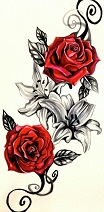
#> input picture epaper/roses.jpg, 104 x 212 px
$ python convert_image.py
#> lines starting #> are read from the running program, lines starting #| are printed output that depends on the picture; after the words box and inside, x2 and y2 are one past the last pixel; in counts of white or black regions, pixels touching at a corner belong together
from PIL import Image
import numpy as np
import matplotlib.pyplot as plt

#load
#img_name = input("enter image name:")
#img = np.array( Image.open(img_name) )
img = np.array( Image.open("roses.jpg") )
#> img is the input picture: shape (212, 104, 3); mean R, G, B 200.2, 179.5, 168.7

if img.shape != (212,104,3):
	raise "wrong size: image must be of shape (212,104,3)"

bw = 1/3 * ( img[:,:,0] + img[:,:,1] + img[:,:,2] )
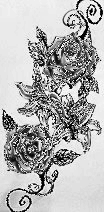
#> bw: shape (212, 104) float64; min 0, max 85, mean 59.4; drawn with min black and max white

#threshold
black = 1/2 * ( img[:,:,1] + img[:,:,2] )
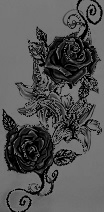
#> black: shape (212, 104) float64; min 0, max 127.5, mean 85.1
red = img[:,:,0] - 3*black
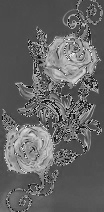
#> red: shape (212, 104) float64; min -258.5, max 253.5, mean -55; drawn with min black and max white
black = ~(black < 50)
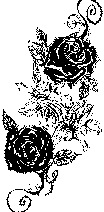
#> black: shape (212, 104) bool; 74.1% white; 141 black regions (126 under 20 px), largest, box (x1, y1, x2, y2) and area: (2, 109, 82, 196) 2224, (28, 0, 101, 100) 2111, (58, 100, 94, 141) 329
red = ~(red > 30)
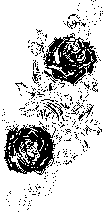
#> red: shape (212, 104) bool; 81.1% white; 350 black regions (338 under 20 px), largest, box (x1, y1, x2, y2) and area: (4, 125, 56, 175) 1540, (43, 33, 98, 86) 1423, (44, 102, 63, 121) 99

#display
fig = plt.figure(figsize=(12,4))
plt.subplot(1,3,1)
plt.title('black and white')
plt.imshow(bw, interpolation='nearest', cmap=plt.cm.gray)
plt.colorbar()
plt.subplot(1,3,2)
plt.title('black')
plt.imshow(~black, interpolation='nearest', cmap=plt.cm.Greys)
plt.colorbar()
plt.subplot(1,3,3)
plt.title('red')
plt.imshow(~red, interpolation='nearest', cmap=plt.cm.Reds)
plt.colorbar()
plt.show()
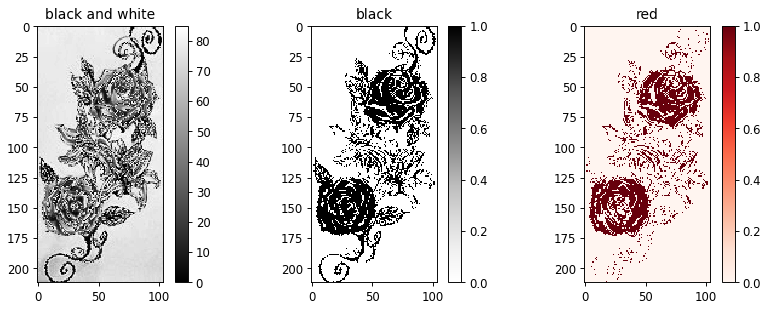
#> figure drawn by matplotlib, 6 panels

###convert
length = black.size
#> length = 22048

black = black.reshape(length)
red = red.reshape(length)

RED = str()
BLACK = str()
for i in range(int(length/8)):
    redbits = hex( np.packbits( red[i*8:(i+1)*8] )[0] )
    RED += redbits+','

    blackbits = hex( np.packbits( black[i*8:(i+1)*8] )[0] )
    BLACK += blackbits+','
#> this loop made 2756 passes
#> (redbits, blackbits) on passes 2, 9, 10: ('0xff', '0xff'), ('0xff', '0xff'), ('0xff', '0xfe')

#save
'''
f = open('black.txt', 'w')
f.write(BLACK)
f.close()

f = open('red.txt', 'w')
f.write(RED)
f.close()
'''

f = open('imagedata.c', 'w')
f.write("#include <avr/pgmspace.h>\n\n")
f.write("const unsigned char IMAGE_BLACK[] PROGMEM = {\n")
f.write(BLACK)
f.write("};\n")
f.write("const unsigned char IMAGE_RED[] PROGMEM = {\n")
f.write(RED)
f.write("};\n")
f.close()
